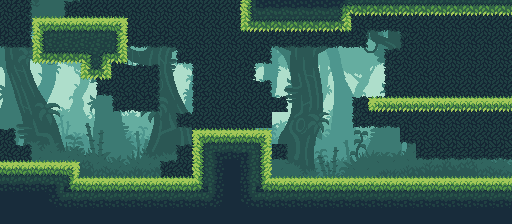

Below is a game level as drawn by its tile map, then a one-line description and the .tmx that defines it (tile-layer data replaced by summaries):
An orthogonal 32x14 tile map with 16x16 px tiles, 8 tile layers (Background-1, Background-2, Background-3, Background-4, ...), 6 tilesets and 1 object (Start).

<map version="1.2" tiledversion="1.3.2" orientation="orthogonal" renderorder="right-down" compressionlevel="0" width="32" height="14" tilewidth="16" tileheight="16" infinite="0" nextlayerid="10" nextobjectid="2">
 <editorsettings>
  <export target="../tilemaps/level-1.json" format="json" />
 </editorsettings>
 <tileset firstgid="1" name="jungle-tileset" tilewidth="16" tileheight="16" tilecount="741" columns="39">
  <image source="../tilesets/jungle-tileset.png" width="624" height="304" />
 </tileset>
 <tileset firstgid="742" name="plx-1" tilewidth="16" tileheight="16" tilecount="312" columns="24">
  <image source="../tilesets/background/plx-1.png" width="384" height="216" />
 </tileset>
 <tileset firstgid="1054" name="plx-2" tilewidth="16" tileheight="16" tilecount="312" columns="24">
  <image source="../tilesets/background/plx-2.png" width="384" height="216" />
 </tileset>
 <tileset firstgid="1366" name="plx-3" tilewidth="16" tileheight="16" tilecount="312" columns="24">
  <image source="../tilesets/background/plx-3.png" width="384" height="216" />
 </tileset>
 <tileset firstgid="1678" name="plx-4" tilewidth="16" tileheight="16" tilecount="312" columns="24">
  <image source="../tilesets/background/plx-4.png" width="384" height="216" />
 </tileset>
 <tileset firstgid="1990" name="plx-5" tilewidth="16" tileheight="16" tilecount="312" columns="24">
  <image source="../tilesets/background/plx-5.png" width="384" height="216" />
 </tileset>
 <layer id="4" name="Background-1" width="32" height="14">
  <data>[448 cells, 448 non-empty, 132 distinct tile ids]</data>
 </layer>
 <layer id="5" name="Background-2" width="32" height="14">
  <data>[448 cells, 384 non-empty, 288 distinct tile ids]</data>
 </layer>
 <layer id="6" name="Background-3" width="32" height="14">
  <data>[448 cells, 384 non-empty, 288 distinct tile ids]</data>
 </layer>
 <layer id="7" name="Background-4" width="32" height="14">
  <data>[448 cells, 384 non-empty, 288 distinct tile ids]</data>
 </layer>
 <layer id="8" name="Background-5" width="32" height="14">
  <data>[448 cells, 384 non-empty, 288 distinct tile ids]</data>
 </layer>
 <layer id="2" name="Foreground" width="32" height="14">
  <data>[448 cells, 199 non-empty, 10 distinct tile ids]</data>
 </layer>
 <layer id="3" name="Foreground-2" width="32" height="14">
  <data>[448 cells, 24 non-empty, 7 distinct tile ids]</data>
 </layer>
 <layer id="1" name="Ground" width="32" height="14">
  <data>[448 cells, 145 non-empty, 35 distinct tile ids]</data>
 </layer>
 <objectgroup id="9" name="Objects">
  <object id="1" name="Start" x="24.5" y="160.5">
   <point />
  </object>
 </objectgroup>
</map>
